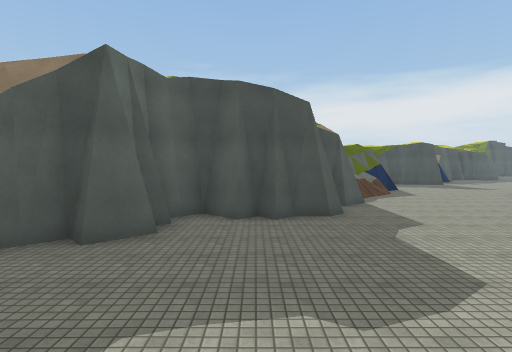
View 1 (above)

20 first-person views from a walk through a 3-D level made in the Unity game engine. The camera is 1.5 m above the floor, tilts 2° down and sees 80° across. The floor is counted in squares, 2 m on a side. Each view is taken from the middle of a square. On the plan, view 1 faces up. The plan holds only what a view shows up to about 10 squares ahead; the rest is blank. The place goes on beyond the plan. Surface patterns are stand-ins for the level's own textures.

View 2
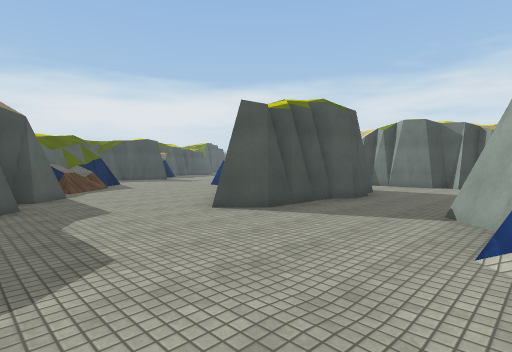

View 3
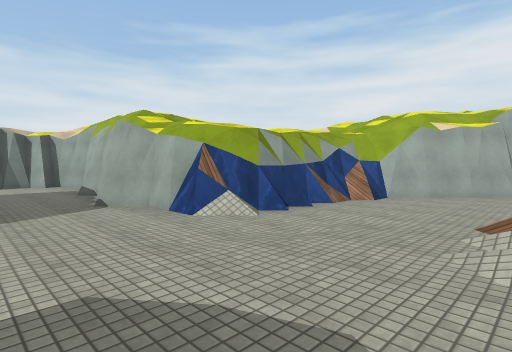

View 4
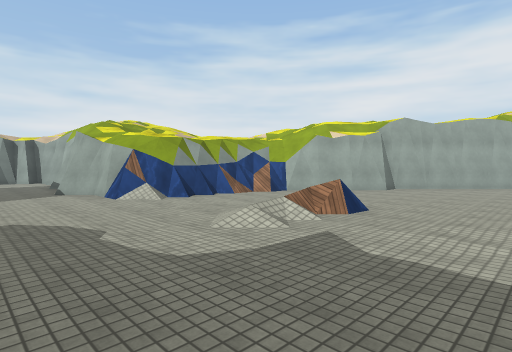

View 5
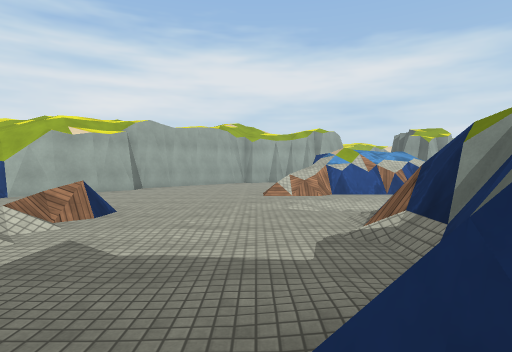

View 6
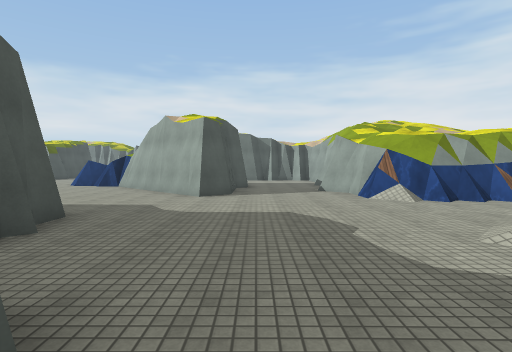

View 7
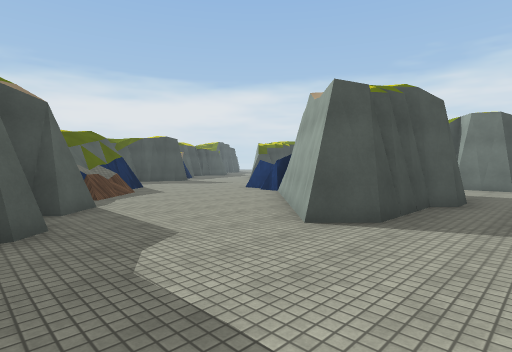

View 8
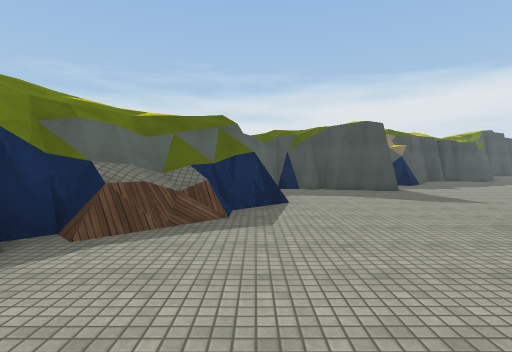

View 9
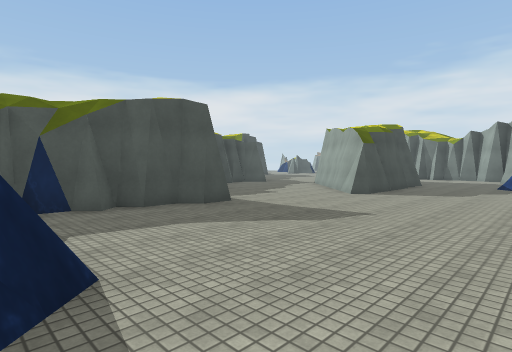

View 10
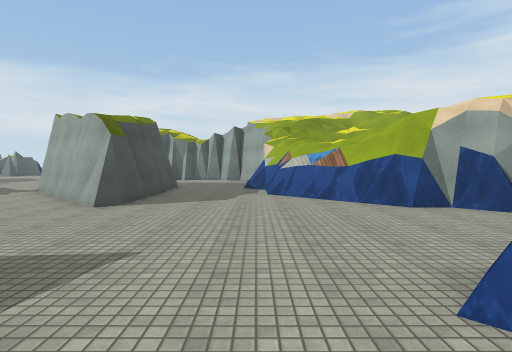

View 11
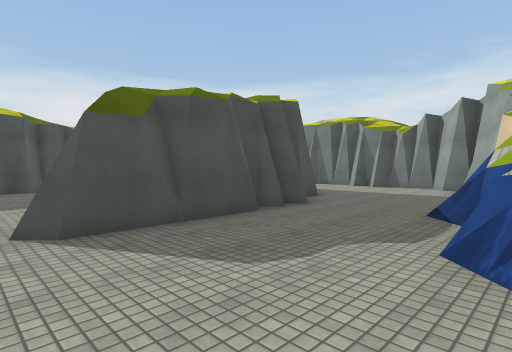

View 12
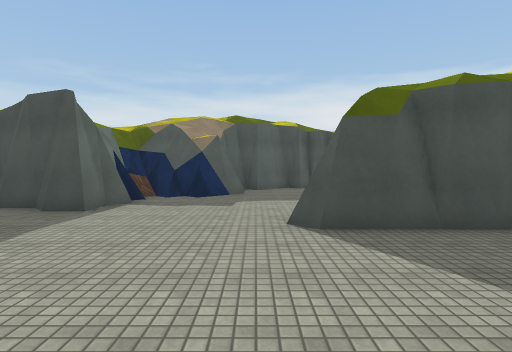

View 13
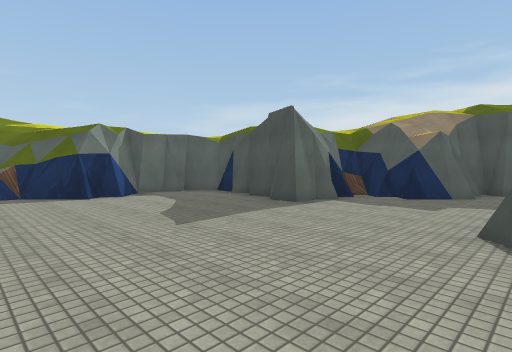

View 14
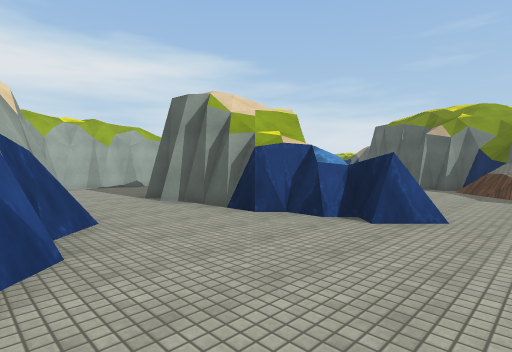

View 15
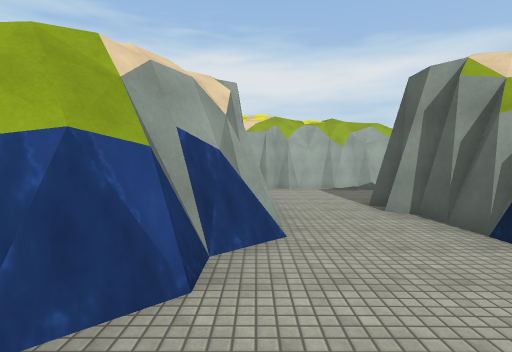

View 16
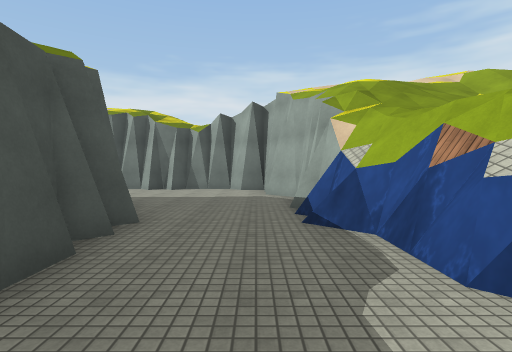

View 17
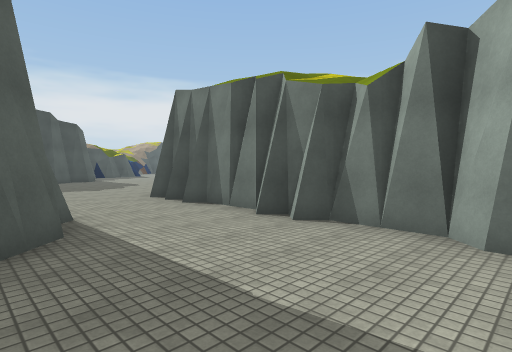

View 18
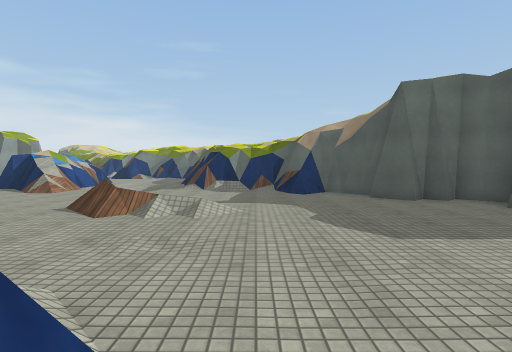

View 19
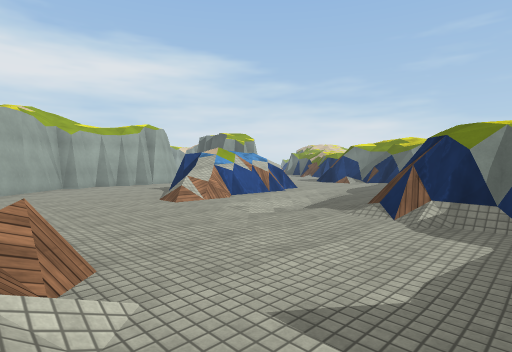

View 20
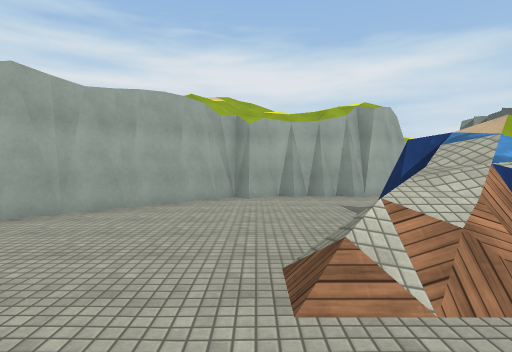

### Floor plan
Key: @ floor where view 1 was taken; # wall or solid block; x gap in a wall; . floor; / step, stairs or slope; = window, fence, low wall or low ledge; ≈ water the walk keeps out of.
Columns run from 6 left of view 1 to 23 right of it. Each row starts with its distance up from view 1.
 22                            ...
 21                    ##      ...
 20                  ###       ...
 19                  #..       ..#
 18                ###.. ..   ...#
 17                #≈.....#   #..#
 16            #####.....##  ##..#
 15            #...#....## ###...#
 14            #.......#####.....#
 13            #.................#
 12           ##.................#
 11          ##............≈######
 10         ##=.........≈####
  9         ##....≈≈...≈##
  8         #.....##...##
  7         .....###..##
  6     ####....####..#
  5     #......### #..#
  4   ###......#####..#
  3   #...............#
  2  ##≈..............#
  1  #..........##....#
  0  #....@...#########
 -1 ##..../...#
 -2 ./....=...#
 -3 ///.......#
 -4 ///......≈#
 -5 ≈≈/.....###
 -6 ≈≈≈....##
 -7 x......#
 -8  .....##
 -9  ....##
-10  #####

Where each view was taken, in squares from view 1:
view 1: 0 up, 0 right, facing up
view 2: 0 up, 1 right, facing up-right
view 3: 3 up, 0 right, facing down-right
view 4: 3 up, 3 left, facing down-right
view 5: 3 up, 3 left, facing down
view 6: 3 up, 3 left, facing right
view 7: 2 up, 1 right, facing up-right
view 8: 6 up, 5 right, facing up
view 9: 10 up, 5 right, facing up-right
view 10: 11 up, 7 right, facing right
view 11: 10 up, 12 right, facing up-right
view 12: 10 up, 12 right, facing up
view 13: 10 up, 13 right, facing up-left
view 14: 11 up, 13 right, facing down-left
view 15: 10 up, 12 right, facing down
view 16: 12 up, 13 right, facing right
view 17: 12 up, 19 right, facing up-right
view 18: 1 up, 5 right, facing left
view 19: 1 up, 0 right, facing down-left
view 20: 3 down, 3 left, facing down
